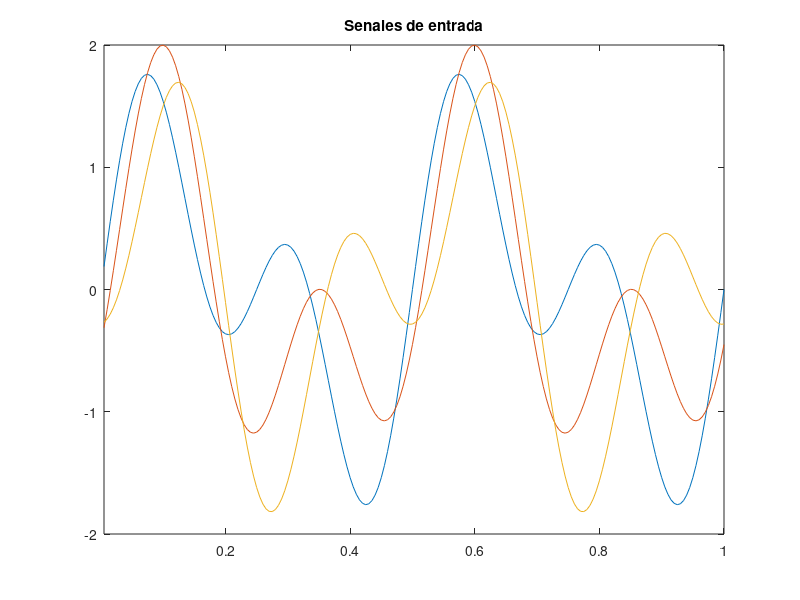
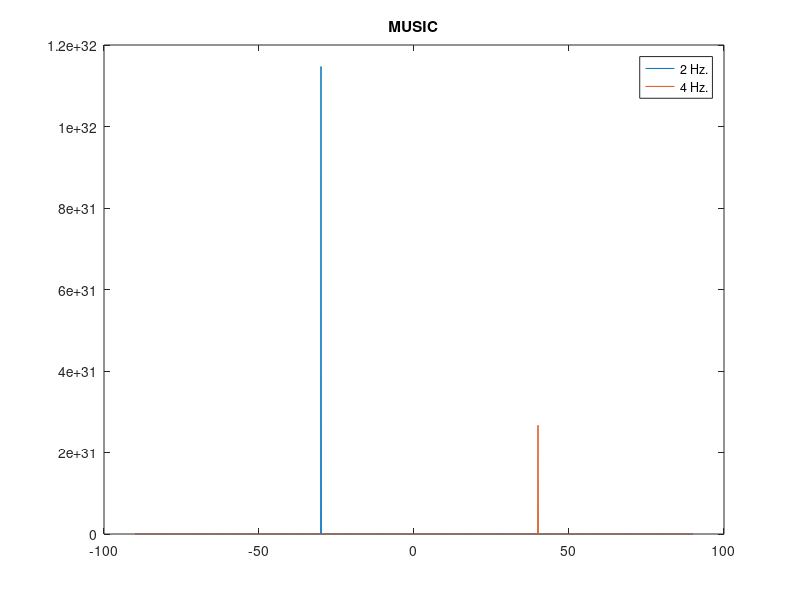

Here is the MATLAB script that generated these plots, in order:
%

doas = [-30 40];    %directional of arrival of both signals in degrees

d = 20;             %distance between microphones in meters

noise_w = 0;      %noise presence (between 0 and 1)

K = 200;        %signal size in samples, also frequency sampling
w = [0:(K/2), -(K/2)+1:-1];
                %frequency vector
%%%%%%%%

freq = [2 4]; %base frequency for signals

c = 343;            %speed of sound
fs = K;             %sampling frequency same as signal size (1 second)
t = (1:K)/K;        %time vector (1 second)

N = 3;              %number of microphones
r = 2;              %number of signals in signal sub-space

%original signals
s1 = sin(2*pi*freq(1)*t);
s2 = sin(2*pi*freq(2)*t);

s1_f = fft(s1);
s2_f = fft(s2);

%microphones
x = s1 + s2;
y = real(ifft(fft(s1).*exp(-i*2*pi*w*(d/c)*sin(doas(1)*pi/180)))) + real(ifft(fft(s2).*exp(-i*2*pi*w*(d/c)*sin(doas(2)*pi/180))));
z = real(ifft(fft(s1).*exp(-i*2*pi*w*(2*d/c)*sin(doas(1)*pi/180)))) + real(ifft(fft(s2).*exp(-i*2*pi*w*(2*d/c)*sin(doas(2)*pi/180))));

%adding noise
x = x + randn(1,K)*noise_w/10;
y = y + randn(1,K)*noise_w/10;
z = z + randn(1,K)*noise_w/10;

figure(1); plot(t,x,t,y,t,z); axis([min(t) max(t) -2 2]); title('Senales de entrada')

%data matrix with noise
X = [fft(x); fft(y); fft(z)];

%%% MUSIC
%define angles to look for orthogonality
angles = -90:0.1:90;
music_spectrum = zeros(r,length(angles));

%normally, you should do the next step for each appropriate frequency
%we're only doing it in the frequencies that most closely fit s1's and s2's frequency

this_ws = [3 , 5]; %since w(3) == 2 and w(5) == 4

for f = 1:length(this_ws)
  this_w = this_ws(f);

  this_X = X(:,this_w);

  %covariance matrix
  R = this_X*this_X'; %this matrix should be calculated using past windows,
                      %but for now using only current window

  %eigendecomposicion of covariance matrix
  % Q: vectors
  % D: values
  [Q,D] = eig(R);

  %sorting eigenvalues
  [D,I] = sort(diag(D),1,'descend');

  %sorting eigenvectors
  Q = Q(:,I);

  %getting signal eigenvectors
  Qs = Q(:,1:r);   %this could be done without knowing r

  %getting noise eigenvectors
  Qn = Q(:,r+1:N);


  %compute steering vectors corresponding to values in angles
  a1 = zeros(N,length(angles));
  a1(1,:) = ones(1,length(angles)); %first microphones is reference, no delay
  a1(2,:) = exp(-i*2*pi*w(this_w)*(d/c)*sin(angles*pi/180));   % second mic, delayed one distance
  a1(3,:) = exp(-i*2*pi*w(this_w)*(2*d/c)*sin(angles*pi/180));% third mic, delayed double distance

  %compute MUSIC spectrum
  for k=1:length(angles)
    music_spectrum(f,k)=abs(1/(a1(:,k)'*Qn*Qn'*a1(:,k)));
  end
end

figure(2)
%plotting all MUSIC spectra from all evaluated frequencies
plot(angles,music_spectrum');  title('MUSIC');
legend("2 Hz.", "4 Hz.")
